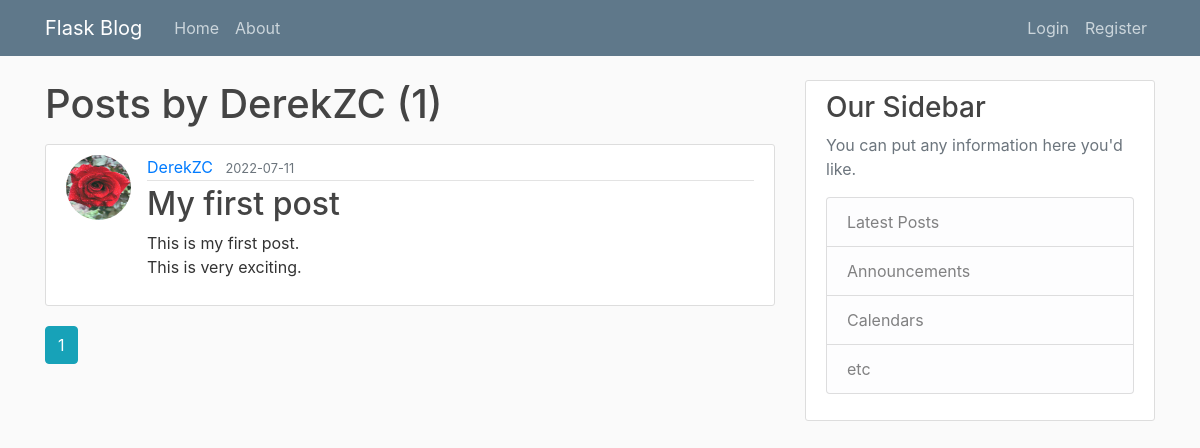
/user/DerekZC, run on an earlier commit of the app's database.
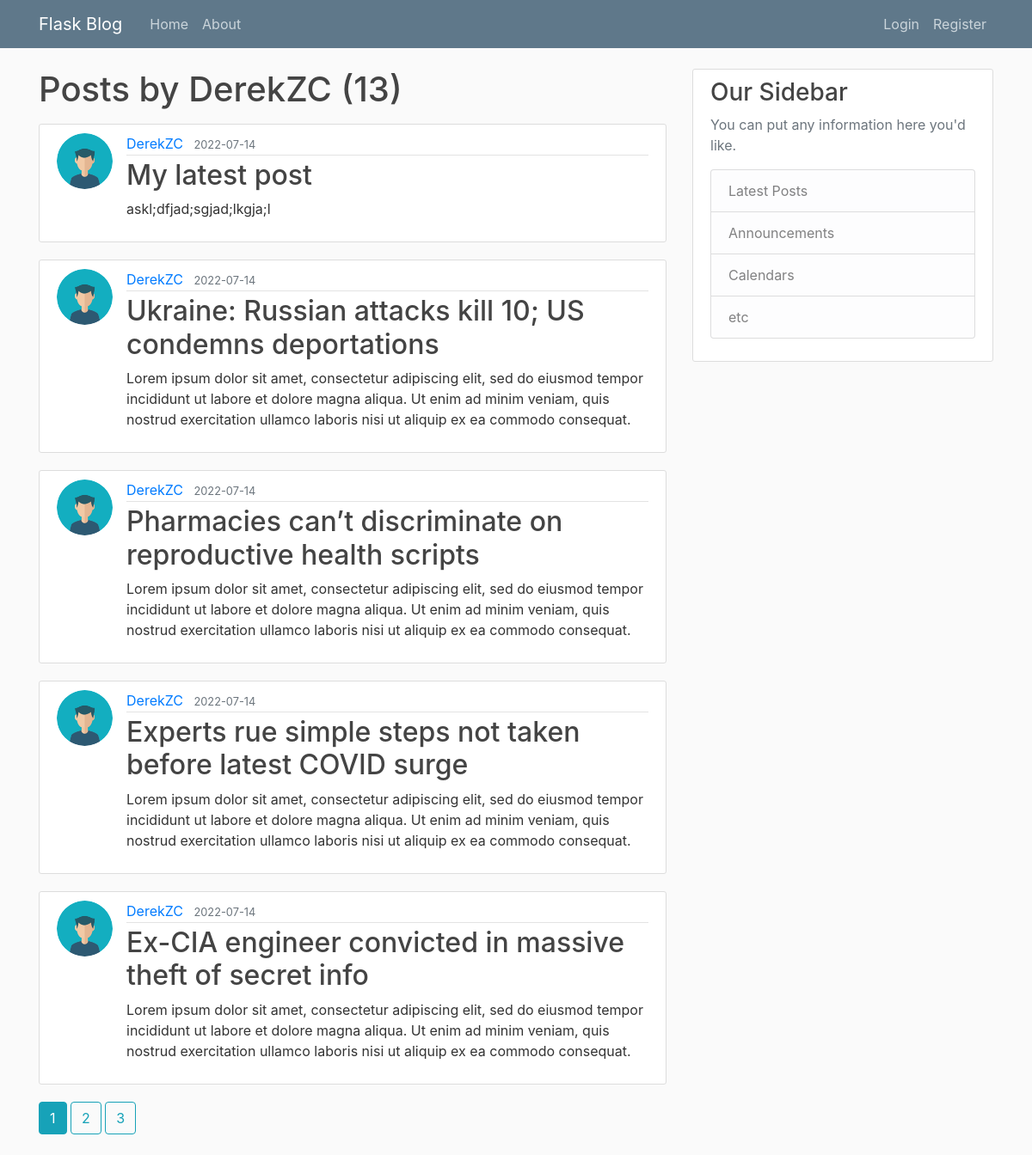
And on a later commit of the database.
### flaskblog/models.py (models this page shows, shortened)
class Post(db.Model):
    id          = db.Column(db.Integer, primary_key=True)
    title       = db.Column(db.String(100), nullable=False)
    date_posted = db.Column(db.DateTime, nullable=False, default=datetime.utcnow)
    content     = db.Column(db.Text, nullable=False)
    user_id     = db.Column(db.Integer, db.ForeignKey('user.id'), nullable=False) # user.id is going to be the user who authored the post

class User(db.Model, UserMixin):
    id         = db.Column(db.Integer, primary_key=True)    # primary_key is a unique id for our user
    username   = db.Column(db.String(20), unique=True, nullable=False)   # 20 character max length, must be unique, can't null bc username required
    email      = db.Column(db.String(120), unique=True, nullable=False)
    image_file = db.Column(db.String(20), nullable=False, default='default.jpg')
    password   = db.Column(db.String(60), nullable=False)
    posts      = db.relationship('Post', backref='author', lazy=True)    # runs in the background b/c not a column

### flaskblog/users/routes.py (the view)
@users.route("/user/<string:username>")
def user_posts(username):
    page = request.args.get('page', 1, type=int)
    user = User.query.filter_by(username=username).first_or_404()
    posts = Post.query.filter_by(author=user)\
        .order_by(Post.date_posted.desc())\
        .paginate(page=page, per_page=5)
    return render_template('user_posts.html', posts=posts, user=user)

### flaskblog/templates/user_posts.html
{% extends "layout.html" %}
{% block content %}
    <h1 class="mb-3">Posts by {{ user.username }} ({{ posts.total }})</h1>
    {% for post in posts.items %}
        <article class="media content-section">
            <img class="rounded-circle article-img" src="{{ url_for('static', filename='profile_pics/' + post.author.image_file) }}" alt="">
            <div class="media-body">
                <div class="article-metadata">
                    <a class="mr-2" href="{{ url_for('users.user_posts', username=post.author.username) }}">{{ post.author.username }}</a>
                    <small class="text-muted">{{ post.date_posted.strftime('%Y-%m-%d') }}</small>
                </div>
                <h2><a class="article-title" href="{{ url_for('posts.post', post_id=post.id) }}">{{ post.title }}</a></h2>
                <p class="article-content">{{ post.content }}</p>
            </div>
        </article>
    {% endfor %}
    {% for page_num in posts.iter_pages(left_edge=1, right_edge=1, left_current=1, right_current=2) %}
        {% if page_num %}
            {% if posts.page == page_num %}
                <a class="btn btn-info mb-4" href="{{ url_for('users.user_posts', username=user.username, page=page_num) }}">{{ page_num }}</a>
            {% else %}
                <a class="btn btn-outline-info mb-4" href="{{ url_for('users.user_posts', username=user.username, page=page_num) }}">{{ page_num }}</a>
            {% endif %}
        {% else %}
            ...
        {% endif %}
    {% endfor %}
{% endblock content %}

What changed in the data, as far as the page shows it:
no longer on this page (row edited): Post: image_file (picture), author.username "DerekZC", date_posted "2022-07-11", title "My first post", content "This is my first post. This is very exciting."
added Post: image_file (picture), author.username "DerekZC", date_posted "2022-07-14", title "My latest post", content "askl;dfjad;sgjad;lkgja;l"
added Post: image_file (picture), author.username "DerekZC", date_posted "2022-07-14", title "Ukraine: Russian attacks kill 10; US condemns deportations", content "Lorem ipsum dolor sit amet, consectetur adipiscing elit, sed do eiusmod tempor incididunt ut labore et dolore magna aliqua. Ut enim ad minim veniam, quis nostrud exercitation ullamco laboris nisi ut aliquip ex ea commodo consequat."
added Post: image_file (picture), author.username "DerekZC", date_posted "2022-07-14", title "Pharmacies can’t discriminate on reproductive health scripts", content "Lorem ipsum dolor sit amet, consectetur adipiscing elit, sed do eiusmod tempor incididunt ut labore et dolore magna aliqua. Ut enim ad minim veniam, quis nostrud exercitation ullamco laboris nisi ut aliquip ex ea commodo consequat."
added Post: image_file (picture), author.username "DerekZC", date_posted "2022-07-14", title "Experts rue simple steps not taken before latest COVID surge", content "Lorem ipsum dolor sit amet, consectetur adipiscing elit, sed do eiusmod tempor incididunt ut labore et dolore magna aliqua. Ut enim ad minim veniam, quis nostrud exercitation ullamco laboris nisi ut aliquip ex ea commodo consequat."
added Post: image_file (picture), author.username "DerekZC", date_posted "2022-07-14", title "Ex-CIA engineer convicted in massive theft of secret info", content "Lorem ipsum dolor sit amet, consectetur adipiscing elit, sed do eiusmod tempor incididunt ut labore et dolore magna aliqua. Ut enim ad minim veniam, quis nostrud exercitation ullamco laboris nisi ut aliquip ex ea commodo consequat."
Also different on the page:
{{ posts.total }}: "1" → "13"
new list line: "2"
new list line: "3"
